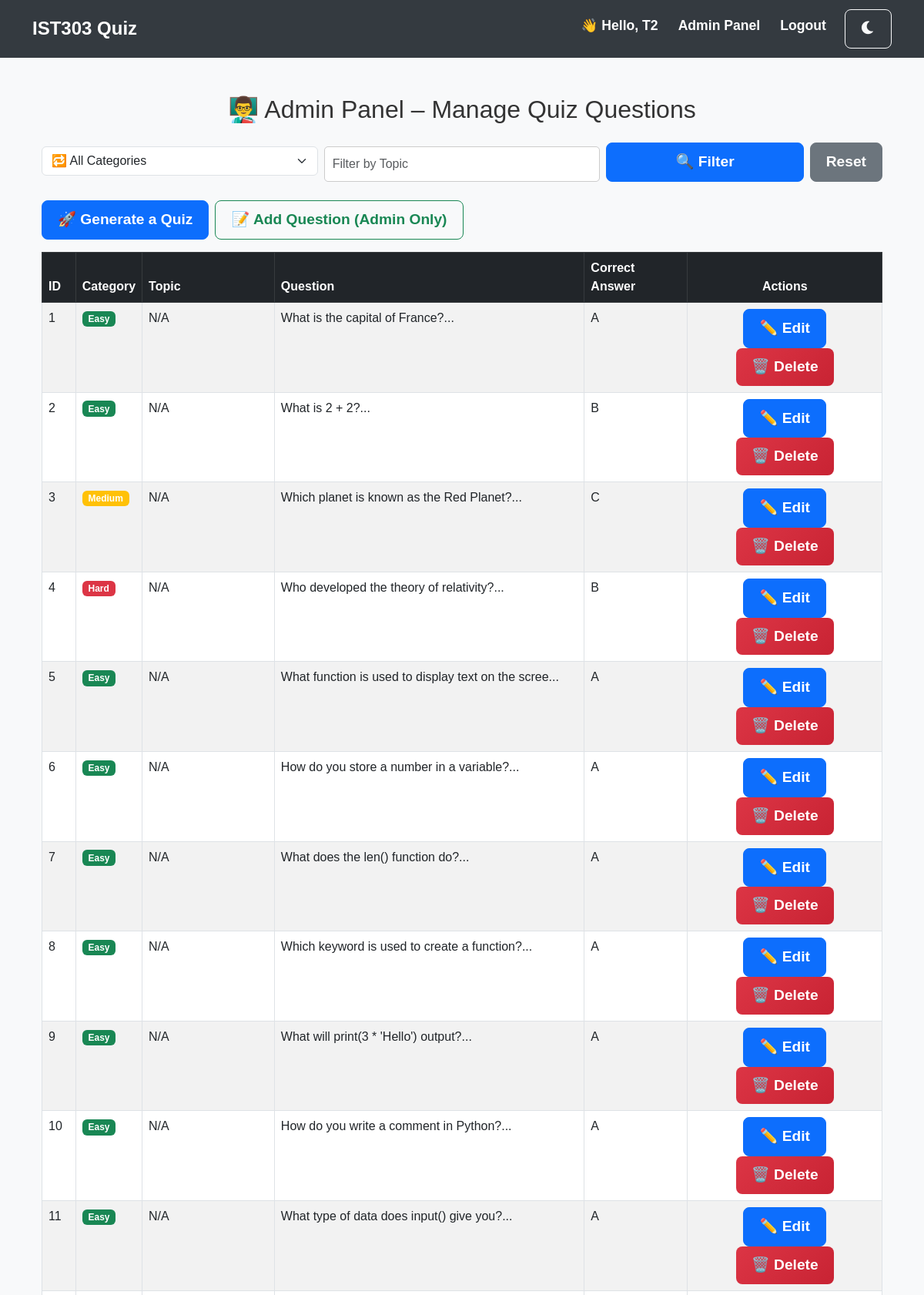
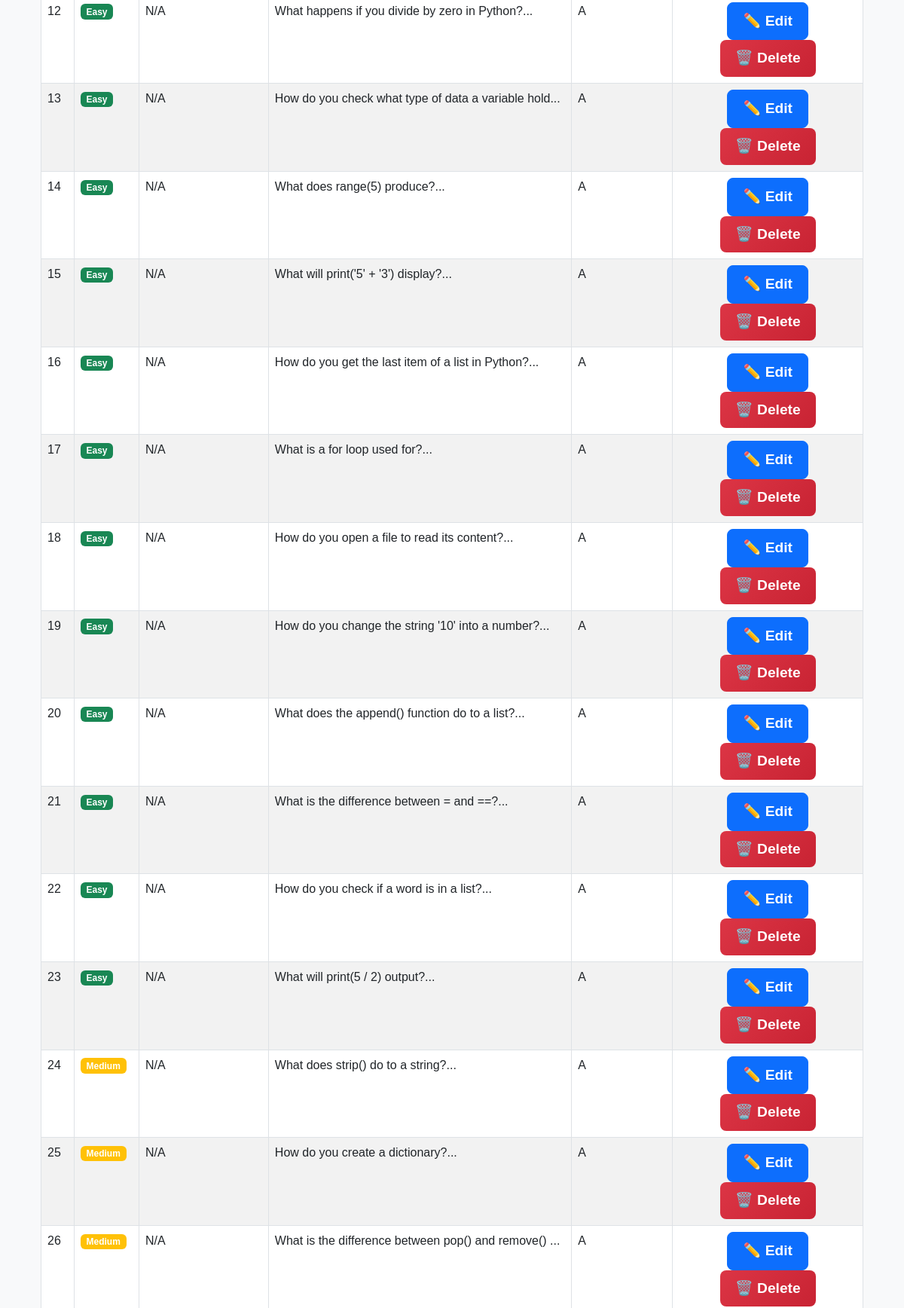
/admin (signed in, upper part), run on the app's committed database (2 pictures, top to bottom).
### tables this page shows
CREATE TABLE users (
    id INTEGER PRIMARY KEY AUTOINCREMENT,
    username TEXT NOT NULL UNIQUE,
    password TEXT NOT NULL,
    role TEXT NOT NULL DEFAULT 'student'  -- ðŸ‘ˆ NEW: added role column
);

CREATE TABLE quiz_questions (
    id INTEGER PRIMARY KEY AUTOINCREMENT,
    category TEXT NOT NULL,    -- easy, medium, or hard
    question TEXT NOT NULL,
    option_a TEXT NOT NULL,
    option_b TEXT NOT NULL,
    option_c TEXT NOT NULL,
    option_d TEXT NOT NULL,
    correct_answer TEXT NOT NULL CHECK(correct_answer IN ('A', 'B', 'C', 'D')),  
    explanation TEXT NOT NULL  -- Explanation for why the answer is correct or incorrect
, topic TEXT);

### app.py (the view)
@app.route('/admin')
@login_required
def admin_panel():
    if current_user.role != 'teacher':
        flash("Access denied: Only teachers can access this page.", "danger")
        return redirect(url_for('index'))
    category = request.args.get('category', '').strip().lower()
    topic = request.args.get('topic', '').strip().lower()
    conn = get_db_connection()
    query = "SELECT * FROM quiz_questions WHERE 1=1"
    params = []
    if category:
        query += " AND LOWER(category) = ?"
        params.append(category)
    if topic:
        query += " AND LOWER(topic) LIKE ?"
        params.append(f"%{topic}%")
    questions = conn.execute(query, tuple(params)).fetchall()
    conn.close()
    return render_template("admin_panel.html", questions=questions,
                           filter_category=category, filter_topic=topic)

### app.py (called while the page is built)
def get_db_connection():
    db_path = app.config.get('DATABASE', 'database.db')
    conn = sqlite3.connect(db_path)
    conn.row_factory = sqlite3.Row
    return conn

@login_manager.user_loader
def load_user(user_id):
    conn = get_db_connection()
    user = conn.execute('SELECT * FROM users WHERE id = ?', (user_id,)).fetchone()
    conn.close()
    if user:
        return User(user['id'], user['username'], user['role'])  # 👈 Include role
    return None

### templates/admin_panel.html (shortened to what this page needs)
{% extends 'base.html' %}
{% block content %}
<div class="container mt-5">
    <h2 class="mb-4 text-center">👨‍🏫 Admin Panel – Manage Quiz Questions</h2>
    <form method="GET" action="{{ url_for('admin_panel') }}" class="row g-2 mb-4">
        <div class="col-md-4">
            <select name="category" class="form-select">
                <option value="">🔁 All Categories</option>
            </select>
        </div>
        <div class="col-md-4">
            <input type="text" name="topic" class="form-control" placeholder="Filter by Topic" value="{{ filter_topic }}">
        </div>
        <div class="col-md-4 d-flex gap-2">
            <button type="submit" class="btn btn-primary w-100">🔍 Filter</button>
            <a href="{{ url_for('admin_panel') }}" class="btn btn-secondary">Reset</a>
        </div>
    </form>
    <div class="d-flex justify-content-start mb-3 gap-2">
        <a href="{{ url_for('generate_quiz') }}" class="btn btn-primary">🚀 Generate a Quiz</a>
        <a href="{{ url_for('add_question') }}" class="btn btn-outline-success">📝 Add Question (Admin Only)</a>
    </div>
    <table class="table table-bordered table-striped">
        <thead class="table-dark">
            <tr>
                <th>ID</th>
                <th>Category</th>
                <th>Topic</th>
                <th>Question</th>
                <th>Correct Answer</th>
                <th class="text-center">Actions</th>
            </tr>
        </thead>
        <tbody>
            {% for q in questions %}
            <tr>
                <td>{{ q.id }}</td>
                <td>
                    <span class="badge bg-{% if q.category == 'easy' %}success{% elif q.category == 'medium' %}warning{% else %}danger{% endif %}">
                        {{ q.category|capitalize }}
                    </span>
                </td>
                <td>{{ q.topic or 'N/A' }}</td>
                <td>{{ q.question[:50] }}...</td>
                <td>{{ q.correct_answer }}</td>
                <td class="text-center">
                    <a href="{{ url_for('edit_question', question_id=q.id) }}" class="btn btn-primary btn-sm">✏️ Edit</a>
                    <a href="{{ url_for('delete_question', question_id=q.id) }}" class="btn btn-danger btn-sm" onclick="return confirm('Delete this question?')">🗑️ Delete</a>
                </td>
            </tr>
            {% endfor %}
        </tbody>
    </table>
</div>
{% endblock %}

### templates/base.html (shortened to what this page needs)
<!DOCTYPE html>
<html lang="en">
<head>
    <link rel="stylesheet" href="https://cdn.jsdelivr.net/npm/bootstrap@5.3.0/dist/css/bootstrap.min.css">
    <link rel="stylesheet" href="{{ url_for('static', filename='style.css') }}">
    <link rel="stylesheet" href="https://cdnjs.cloudflare.com/ajax/libs/font-awesome/6.0.0/css/all.min.css">
</head>
<body class="">
    <nav class="navbar navbar-expand-lg navbar-dark bg-dark">
        <div class="container">
            <a class="navbar-brand" href="{{ url_for('index') }}">IST303 Quiz</a>
            <div class="collapse navbar-collapse justify-content-end" id="navbarNav">
                <ul class="navbar-nav">
                    {% if current_user.is_authenticated %}
                        <li class="nav-item">
                            <span class="nav-link text-light fw-bold">👋 Hello, {{ current_user.username }}</span>
                        </li>
                        {% if current_user.role == 'teacher' %}
                            <li class="nav-item">
                                <a class="nav-link text-info fw-bold" href="{{ url_for('admin_panel') }}">Admin Panel</a>
                            </li>
                        {% endif %}
                        <li class="nav-item">
                            <a class="nav-link text-danger fw-bold" href="{{ url_for('logout') }}">Logout</a>
                        </li>
                    {% else %}
                        <li class="nav-item">
                            <a class="nav-link text-light" href="{{ url_for('login') }}">Login</a>
                        </li>
                    {% endif %}
                    <li class="nav-item">
                        <button class="btn btn-outline-light ms-3" onclick="toggleDarkMode()">
                            <i class="fas fa-moon"></i>
                        </button>
                    </li>
                </ul>
            </div>
        </div>
    </nav>
    <div class="container mt-4">
        {% block content %}{% endblock %}
    </div>
</body>
</html>

### static/style.css (style rules this page uses)
body { font-family: "Poppins", sans-serif; background-color: #f8f9fa; color: #333; margin: 0; padding: 0; transition: background 0.3s ease-in-out, color 0.3s ease-in-out; }
.navbar { background-color: #343a40 !important; padding: 12px 20px; transition: background 0.3s ease-in-out; }
.navbar-brand { font-size: 1.5rem; font-weight: bold; color: white !important; }
.navbar .nav-link { font-size: 1.1rem; font-weight: bold; margin-left: 10px; color: white !important; }
.btn { font-size: 1.2rem; font-weight: bold; padding: 10px 20px; transition: all 0.3s ease-in-out; border-radius: 8px; }
.btn-danger { background: linear-gradient(135deg, #dc3545, #c82333); border: none; }
input[type="text"], input[type="password"], input[type="email"], select, textarea { width: 100%; padding: 10px; margin-top: 5px; border: 1px solid #ccc; border-radius: 5px; font-size: 1rem; transition: border-color 0.3s ease-in-out, box-shadow 0.3s ease-in-out; }

### data on the page
users: username "T2"
quiz_questions: id "1", category "Easy", topic "N/A", question "What is the capital of France?", correct_answer "A"
quiz_questions: id "2", category "Easy", topic "N/A", question "What is 2 + 2?", correct_answer "B"
quiz_questions: id "3", category "Medium", topic "N/A", question "Which planet is known as the Red Planet?", correct_answer "C"
quiz_questions: id "4", category "Hard", topic "N/A", question "Who developed the theory of relativity?", correct_answer "B"
quiz_questions: id "5", category "Easy", topic "N/A", question "What function is used to display text on the scree", correct_answer "A"
quiz_questions: id "6", category "Easy", topic "N/A", question "How do you store a number in a variable?", correct_answer "A"
quiz_questions: id "7", category "Easy", topic "N/A", question "What does the len() function do?", correct_answer "A"
quiz_questions: id "8", category "Easy", topic "N/A", question "Which keyword is used to create a function?", correct_answer "A"
quiz_questions: id "9", category "Easy", topic "N/A", question "What will print(3 * 'Hello') output?", correct_answer "A"
quiz_questions: id "10", category "Easy", topic "N/A", question "How do you write a comment in Python?", correct_answer "A"
quiz_questions: id "11", category "Easy", topic "N/A", question "What type of data does input() give you?", correct_answer "A"
quiz_questions: id "12", category "Easy", topic "N/A", question "What happens if you divide by zero in Python?", correct_answer "A"
quiz_questions: id "13", category "Easy", topic "N/A", question "How do you check what type of data a variable hold", correct_answer "A"
quiz_questions: id "14", category "Easy", topic "N/A", question "What does range(5) produce?", correct_answer "A"
quiz_questions: id "15", category "Easy", topic "N/A", question "What will print('5' + '3') display?", correct_answer "A"
quiz_questions: id "16", category "Easy", topic "N/A", question "How do you get the last item of a list in Python?", correct_answer "A"
quiz_questions: id "17", category "Easy", topic "N/A", question "What is a for loop used for?", correct_answer "A"
quiz_questions: id "18", category "Easy", topic "N/A", question "How do you open a file to read its content?", correct_answer "A"
quiz_questions: id "19", category "Easy", topic "N/A", question "How do you change the string '10' into a number?", correct_answer "A"
quiz_questions: id "20", category "Easy", topic "N/A", question "What does the append() function do to a list?", correct_answer "A"
quiz_questions: id "21", category "Easy", topic "N/A", question "What is the difference between = and ==?", correct_answer "A"
quiz_questions: id "22", category "Easy", topic "N/A", question "How do you check if a word is in a list?", correct_answer "A"
quiz_questions: id "23", category "Easy", topic "N/A", question "What will print(5 / 2) output?", correct_answer "A"
quiz_questions: id "24", category "Medium", topic "N/A", question "What does strip() do to a string?", correct_answer "A"
quiz_questions: id "25", category "Medium", topic "N/A", question "How do you create a dictionary?", correct_answer "A"
quiz_questions: id "26", category "Medium", topic "N/A", question "What is the difference between pop() and remove()", correct_answer "A"
